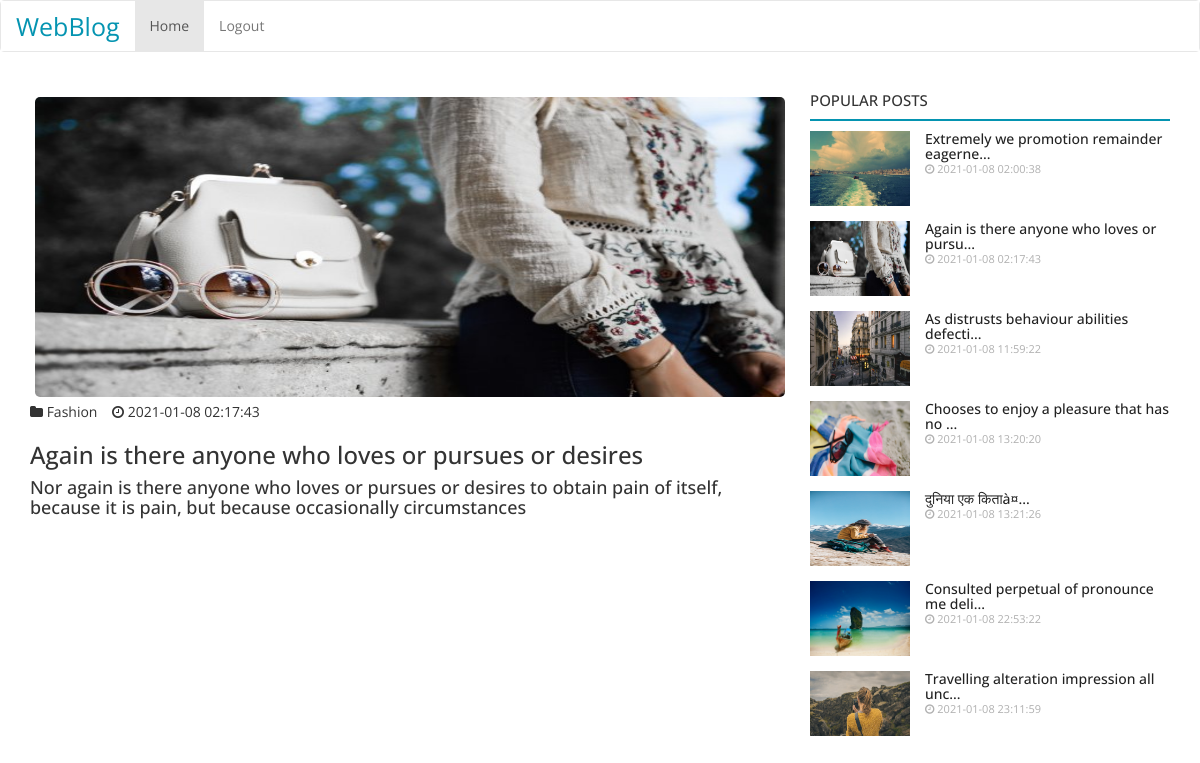
Page /index.php/blog/post_detail/3 on the committed database.
### tables this page shows
CREATE TABLE `posts` (
  `post_id` int(11) NOT NULL,
  `post_category` varchar(110) NOT NULL,
  `post_image` varchar(110) NOT NULL,
  `post_title` varchar(255) NOT NULL,
  `post` text NOT NULL,
  `active` int(11) NOT NULL,
  `date_added` timestamp NOT NULL DEFAULT current_timestamp(),
  `user_id` int(11) NOT NULL
);

### application/controllers/Blog.php (called while the page is built, shortened)
<?php
class Blog extends CI_Controller {
    function __construct() {
        $this->load->model('m_db');
        $this->load->library('session');
    }
    function post_detail($post_id)
    {
        $data['posts'] = $this->m_db->get_post_detail_data($post_id);
        $data['all_posts'] = $this->m_db->get_all_posts();
        $this->load->view('header');
        $this->load->view('post_detail', $data);
    }
}
?>

### index.php (called while the page is built, shortened)
<?php
require_once BASEPATH.'core/CodeIgniter.php';

### application/models/M_db.php (called while the page is built, shortened)
<?php
class M_db extends CI_Model
{
    function get_all_posts()
    {
        $this->db->select();
        $this->db->from('posts');
        $this->db->where('active',1);
        $this->db->order_by('date_added','asc');
        $query = $this->db->get();
        return $query->result_array();
    }
    function get_post_detail_data($post_id)
    {
        $data = $this->db->query("SELECT * FROM `posts` WHERE `post_id` = $post_id")->row();
        return $data;
    }
}
 ?>

### application/views/post_detail.php (the view, shortened to what this page needs)
<!DOCTYPE html>
<html>
<head>
    <link rel="stylesheet" href="https://maxcdn.bootstrapcdn.com/bootstrap/3.4.1/css/bootstrap.min.css">
    <link rel="stylesheet" href="http://netdna.bootstrapcdn.com/font-awesome/4.0.3/css/font-awesome.min.css">
    <link rel="stylesheet" href="<?php echo base_url(); ?>/css/style.css">
</head>
<body>
<br>
<div class="container">
    <div class="row">
      <div class="col-xs-12 col-sm-12 col-md-8">
        <img style="width: 100%;height: 300px;border-radius: 5px;margin:5px;"src="<?php echo base_url(); ?>/uploads/<?php echo $posts->post_image; ?>">
        <p>
          <i class="fa fa-folder" aria-hidden="true"></i>&nbsp;<?php echo $posts->post_category;?>&nbsp;&nbsp;&nbsp;
          <i class="fa fa-clock-o" aria-hidden="true"></i>
          <?php echo $posts->date_added;?> </p>
          <h3><?php echo $posts->post_title;?></h3>
          <h4><?php echo $posts->post;?></h4>
      </div>
      <div class="col-xs-12 col-sm-12 col-md-4">
        <div class="sidebar">
          <div class="col-sm-12 col-xs-12 sidebar-widget widget-popular-posts">
            <div class="row">
              <div class="widget-title widget-popular-posts-title">
                  <h4 class="title">Popular Posts</h4>
              </div>
              <div class="col-sm-12 widget-body">
                <div class="row">
                  <ul class="widget-list w-popular-list" style="padding: 0px;">
                    <?php foreach($all_posts as $post) { ?>
                    <li>
                      <div class="left">
                        <a href="">
                          <img class="img-responsive lazyloaded" src="<?php echo base_url(); ?>/uploads/<?php echo $post['post_image'] ?>">
                        </a>
                      </div>
                      <div class="right">
                        <div class="item-content">
                          <a href="<?php echo base_url(); ?>index.php/blog/post_detail/<?php echo $post['post_id'];?>">
                          <h3 style="margin: 0px;font-size: 14px;" class="title"><?php echo substr($post['post_title'],0,40);?>...</h3>
                          </a>
                          <div class="post-meta">
                            <p class="post-meta-inner">
                            <span>
                              <i class="fa fa-clock-o" aria-hidden="true"></i> <?php echo $post['date_added'];?>
                            </span>
                            </p>
                        </div>
                      </div>
                    </div>
                    </li>
                    <?php } ?>
                  </ul>
                </div>
              </div>
            </div>
          </div>
        </div>
      </div>
   </div>
</div>
</body>
</html>

### css/style.css (style rules this page uses)
body { font-family: 'Open Sans', sans-serif; }
a { color: #222; text-decoration: none!important; }
.post-meta-inner span { color: #b0b0b0!important; font-size: 11px; margin-right: 10px; }
.widget-title .title { font-size: 15px; font-weight: 500; margin: 0; text-transform: uppercase; position: relative; padding-bottom: 10px; border-bottom: 2px solid #0494b1; }
.w-popular-list li { list-style: none; position: relative; width: 100%; display: table; float: left; margin-bottom: 15px; }
.w-popular-list li .left { width: 100px; height: 75px; overflow: hidden; display: table-cell; vertical-align: top; background-color: #fafafa; }
.w-popular-list li .img-responsive { position: relative; height: 75px; width: 100%; }
.w-popular-list li .right { display: table-cell; vertical-align: top; padding-left: 15px; }
.widget-body { padding-top: 5px; height: 60vh; overflow-y: scroll; margin-top: 5px; }

### rows in the picture
posts: post_image (picture), post_category "Fashion", date_added "2021-01-08 02:17:43", post_title "Again is there anyone who loves or pursues or desires", post "Nor again is there anyone who loves or pursues or desires to obtain pain of itself, because it is pain, but because occasionally circumstances", post_title "Again is there anyone who loves or pursu"
posts: post_image (picture), post_title "Extremely we promotion remainder eagerne", date_added "2021-01-08 02:00:38"
posts: post_image (picture), post_title "As distrusts behaviour abilities defecti", date_added "2021-01-08 11:59:22"
posts: post_image (picture), post_title "Chooses to enjoy a pleasure that has no", date_added "2021-01-08 13:20:20"
posts: post_image (picture), post_title "दुनिया एक किताà¤", date_added "2021-01-08 13:21:26"
posts: post_image (picture), post_title "Consulted perpetual of pronounce me deli", date_added "2021-01-08 22:53:22"
posts: post_image (picture), post_title "Travelling alteration impression all unc", date_added "2021-01-08 23:11:59"
